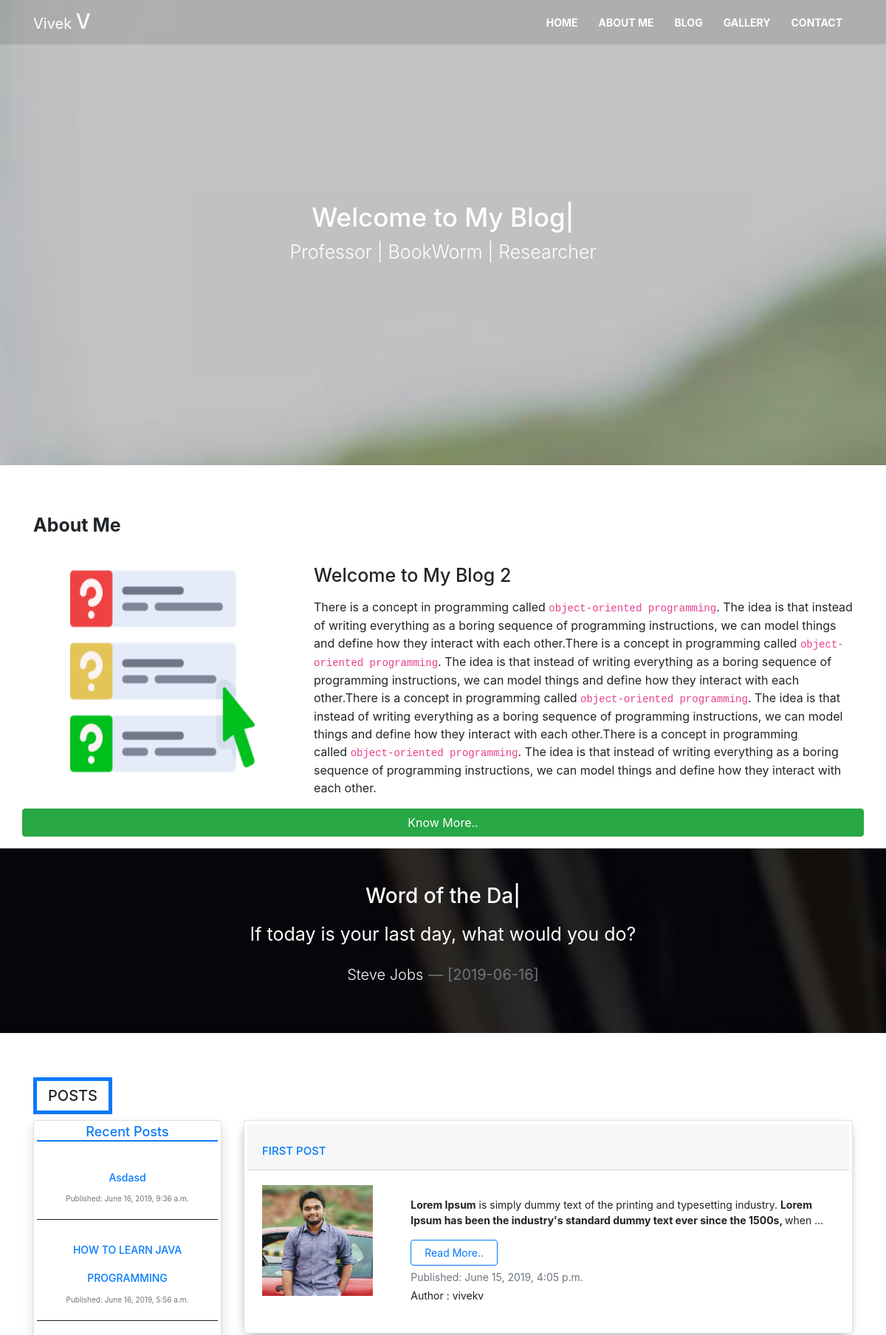
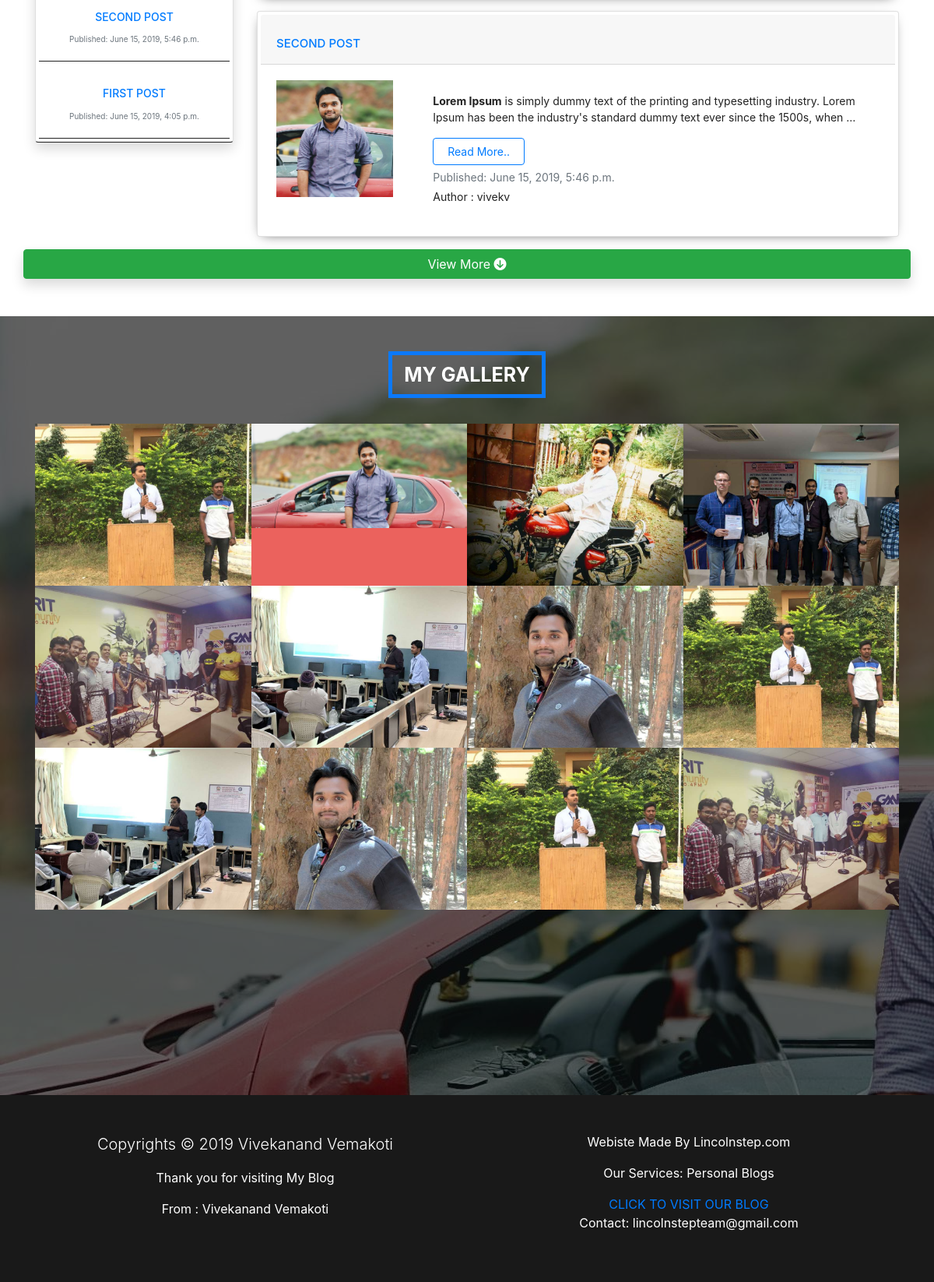
The page / on the database its author committed (2 pictures, top to bottom).
### blog/models.py (models this page shows, shortened)
class Aboutme(models.Model):
    atitle = models.CharField(max_length=200, default="Welcome to My Blog")
    aimage = models.ImageField(upload_to='blog_images',validators=[FileExtensionValidator(['jpg','gif','png'])],blank=True)
    published_date = models.DateTimeField(default=timezone.now)
    atext = RichTextField()

class Quote(models.Model):
    qauthor = models.CharField(max_length=200)
    qdate = models.DateField()
    qtext = RichTextField()
    published_date = models.DateTimeField(default=timezone.now)

class Post(models.Model):
    author = models.ForeignKey(settings.AUTH_USER_MODEL, on_delete=models.CASCADE)
    title = models.CharField(max_length=200)
    text = RichTextField()
    created_date = models.DateTimeField(default=timezone.now)
    published_date = models.DateTimeField(blank=True, null=True)
    image = models.ImageField(upload_to='profile_pics',validators=[FileExtensionValidator(['jpg','gif','png'])],blank=True)

### blog/views.py (the view)
# urls.py: path('',views.home,name="home"),
def home(request):
    twoposts = Post.objects.filter(published_date__lte=timezone.now()).order_by('published_date')
    recentposts = Post.objects.filter(published_date__lte=timezone.now()).order_by('-published_date')
    mybio= Aboutme.objects.filter(published_date__lte=timezone.now()).order_by('-published_date')
    myquote=Quote.objects.filter(published_date__lte=timezone.now()).order_by('-published_date')
    return render(request, 'blog/home.html', {'twoposts':twoposts, 'recentposts':recentposts, 'mybio' : mybio , 'myquote' : myquote})

### blog/templates/blog/home.html (shortened to what this page needs)
{% extends 'blog/base.html' %}
{% load static %}
{% block bg_class %} my-header {% endblock %}
{% block bgdark_class %} my-header-dark-overlay{% endblock %}
{% block navbg %}my-navbar{% endblock %}
{% block homenav %}#showcase{% endblock %}
{% block aboutnav %}#home-aboutus-section{% endblock %}
{% block blognav %}#bloghome{% endblock %}
{% block gallerynav %}#imagegallery{% endblock %}
{% block content %}
<div class="container home">
    <div class="row">
        <div class="col-12">
            <div class="container homecentertext text-center text-white">
                <h1 class="sree"><span class="author"></span></h1>
                <p class="lead tagline">Professor | BookWorm | Researcher</p>
            </div>
        </div>
    </div>
</div>
</div>
</div>
</section>
<section id="home-aboutus-section" class="py-3">
    <div id="home-aboutus">
        <div class="home-aboutus-dark-overlay">
            <div class="container">
                <h1 class="font-weight-bold ">About Me</h1>
                <div class="row">
                {% for aboutme in mybio|slice:":1"  %}
                    <div class="col-lg-4 col-md-4 col-sm-12 col-12 aboutright">
                        {% if aboutme.aimage %}
                        <img class="img-responsive" src="{{ aboutme.aimage.url }}">
                        {% endif %}
                    </div>
                    <div class="col-lg-8 col-md-8 col-sm-12 col-12 aboutleft">
                        <h3 class="">{{aboutme.atitle}}</h3>
                        <p class="lead">{{aboutme.atext|safe}}</p>
                    </div>
                    {% endfor %}
                    <a href="{% url 'about' %}" class="btn btn-success btn-block">Know More..</a>
                </div>
            </div>
        </div>
    </div>
</section>
<section id="explore-head-section" class="bg-primary">
    <div class="explore-head-section-dark-overlay">
        <div class="container">
            <div class="row">
                <div class="col text-center">
                    <div class="py-5">
                        <h3 class=""> <span class="mywords"></span></h3>
                        {% for qoday in myquote|slice:":1"  %}
                        <p class="lead">{{qoday.qtext|safe}}</p>
                        <p><span class="lead d-inline">{{qoday.qauthor|safe}}</span> <span class=" d-inline blockquote-footer">[{{qoday.qdate|safe}}]</span></p>
                        {% endfor %}
                    </div>
                </div>
            </div>
        </div>
</section>
<section id="bloghome">
    <div class="container">
        <h1 class="text-center d-inline-block">Posts</h1>
        <div class="row">
            <div class="col-lg-3 col-md-3 col-sm-12 col-12 text-center">
                <div class="card recentposts shadow p-1 mb-3 bg-white rounded">
                    <h3 class="text-center">Recent Posts</h3>
                    {% for post in recentposts|slice:":5" %}
                    <div class="p-3 recentposts">
                        <h2 class="text-capitalize"><a class="text-capitalize" href="{% url 'post_detail' pk=post.pk %}">{{ post.title }}</a></h2>
                        <p class="mb-1 text-muted">Published: {{ post.published_date }}</p>
                    </div>
                    {% endfor %}
                </div>
            </div>
            <div class="col-lg-9 col-md-9 col-sm-12 col-12">
                {% for post in twoposts|slice:":2"  %}
                <div class="card mb-3 myposts p-1 bg-white rounded">
                    <h2 class="card-header bheading"><a href="{% url 'post_detail' pk=post.pk %}">{{ post.title }}</a></h2>
                    <div class="card-body">
                        <div class="row">
                            <div class="col-lg-3 col-md-3 col-sm-3 col-3">
                                {% if post.image %}
                                <img class="img-responsive" src="{{ post.image.url }}">
                                {% endif %}
                            </div>
                            <div class="col-lg-9 col-md-9 col-sm-9 col-9 read">
                                <p class="card-text">{{ post.text|safe|truncatewords:25|linebreaks }}</p>
                                <a class="btn btn-outline-primary" href="{% url 'post_detail' pk=post.pk %}" class="text-primary">Read More..</a>
                                <p class="mb-1 text-muted">Published: {{ post.published_date }}</p>
                                <p class="text-lead">Author : {{ post.author }}</p>
                            </div>
                        </div>
                    </div>
                </div>
                {% endfor %}
            </div>
            <a href="{% url 'post_list' %}" class="btn mb-5 btn-success shadow btn-block">View More <i class="fa fa-arrow-circle-down"></i> </a>
        </div>
    </div>
</section>
<section id="imagegallery">
    <div class="imagegallery-darkoverlay">
        <div class="gallery-block compact-gallery">
            <div class="container">
                <div class="heading text-center pb-5">
                    <h2 class="d-inline">My Gallery</h2>
                </div>
                <div class="row no-gutters">
                    <div class="galfirstrow col-lg-3 col-md-3 col-sm-3 col-4 item zoom-on-hover">
                        <a href="{% static 'img/gallery/pic11.jpg' %}" class="lightbox">
                            <img class="img-fluid image" src="{% static 'img/gallery/pic11.jpg'  %}" alt="">
                        </a>
                    </div>
                    <div class="galfirstrow col-lg-3 col-md-3 col-sm-3 col-4 item zoom-on-hover">
                        <a href="{% static 'img/bgvivek.jpg' %}" class="lightbox">
                            <img class="img-fluid image" src="{% static 'img/bgvivek.jpg' %}" alt="">
                        </a>
                    </div>
                    <div class="galfirstrow col-lg-3 col-md-3 col-sm-3 col-4 item zoom-on-hover">
                        <a href="{% static 'img/gallery/pic3.jpg' %}" class="lightbox">
                            <img class="img-fluid image" src="{% static 'img/gallery/pic3.jpg' %}" alt="">
                        </a>
                    </div>
                    <div class="galfirstrow col-lg-3 col-md-3 col-sm-3 col-4 item zoom-on-hover">
                        <a href="{% static 'img/gallery/pic4.jpg' %}" class="lightbox">
                            <img class="img-fluid image" src="{% static 'img/gallery/pic4.jpg' %}" alt="">
                        </a>
                    </div>
                    <div class="galsecondrow col-lg-3 col-md-3 col-sm-3 col-4 item zoom-on-hover">
                        <a href="{% static 'img/gallery/pic12.jpg' %}" class="lightbox">
                            <img class="img-fluid image" src="{% static 'img/gallery/pic12.jpg' %}" alt="">
                        </a>
                    </div>
                    <div class="galsecondrow col-lg-3 col-md-3 col-sm-3 col-4 item zoom-on-hover">
                        <a href="{% static 'img/gallery/pic6.jpg' %}" class="lightbox">
                            <img class="img-fluid image" src="{% static 'img/gallery/pic6.jpg' %}" alt="">
                        </a>
                    </div>
                    <div class="galsecondrow col-lg-3 col-md-3 col-sm-3 col-4 item zoom-on-hover">
                        <a href="{% static 'img/gallery/pic10.jpg' %}" class="lightbox">
                            <img class="img-fluid image" src="{% static 'img/gallery/pic10.jpg' %}" alt="">
                        </a>
                    </div>
                    <div class="galsecondrow col-lg-3 col-md-3 col-sm-3 col-4 item zoom-on-hover">
                        <a href="{% static 'img/gallery/pic11.jpg' %}" class="lightbox">
                            <img class="img-fluid image" src="{% static 'img/gallery/pic11.jpg' %}" alt="">
                        </a>
                    </div>
                    <div class="galthirdrow col-lg-3 col-md-3 col-sm-3 col-4 item zoom-on-hover">
                        <a href="{% static 'img/gallery/pic6.jpg' %}" class="lightbox">
                            <img class="img-fluid image" src="{% static 'img/gallery/pic6.jpg' %}" alt="">
                        </a>
                    </div>
                    <div class="galthirdrow  col-lg-3 col-md-3 col-sm-3 col-4 item zoom-on-hover">
                        <a href="{% static 'img/gallery/pic10.jpg' %}" class="lightbox">
                            <img class="img-fluid image" src="{% static 'img/gallery/pic10.jpg' %}" alt="">
                        </a>
                    </div>
                    <div class="galthirdrow col-lg-3 col-md-3 col-sm-3 col-4 item zoom-on-hover">
                        <a href="{% static 'img/gallery/pic11.jpg' %}" class="lightbox">
                            <img class="img-fluid image" src="{% static 'img/gallery/pic11.jpg' %}" alt="">
                        </a>
                    </div>
                    <div class="galthirdrow col-lg-3 col-md-3 col-sm-3 col-4 item zoom-on-hover">
                        <a href="{% static 'img/gallery/pic12.jpg' %}" class="lightbox">
                            <img class="img-fluid image" src="{% static 'img/gallery/pic12.jpg' %}" alt="">
                        </a>
                    </div>
                </div>
            </div>
        </div>
    </div>
</section>
{% endblock %}

### rows shown on the page
Aboutme: aimage (picture), atitle "Welcome to My Blog 2", atext "There is a concept in programming called object-oriented programming . The idea is that instead of writing everything as a boring sequence of programming instructions, we can model things and define how they interact with each other.There is a concept in programming called object-oriented programming . The idea is that instead of writing everything as a boring sequence of programming instructions, we can model things and define how they interact with each other.There is a concept in programming called object-oriented programming . The idea is that instead of writing everything as a boring sequence of programming instructions, we can model things and define how they interact with each…"
Quote: qtext "If today is your last day, what would you do?", qauthor "Steve Jobs", qdate "2019-06-16"
Post: title "Asdasd", published_date "June 16, 2019, 9:36 a.m."
Post: title "HOW TO LEARN JAVA PROGRAMMING", published_date "June 16, 2019, 5:56 a.m."
Post: title "SECOND POST", published_date "June 15, 2019, 5:46 p.m.", image (picture), text "Lorem Ipsum is simply dummy text of the printing and typesetting industry. Lorem Ipsum has been the industry's standard dummy text ever since the 1500s, when …", author "vivekv"
Post: title "FIRST POST", published_date "June 15, 2019, 4:05 p.m.", image (picture), text "Lorem Ipsum is simply dummy text of the printing and typesetting industry. Lorem Ipsum has been the industry's standard dummy text ever since the 1500s, when …", author "vivekv"
